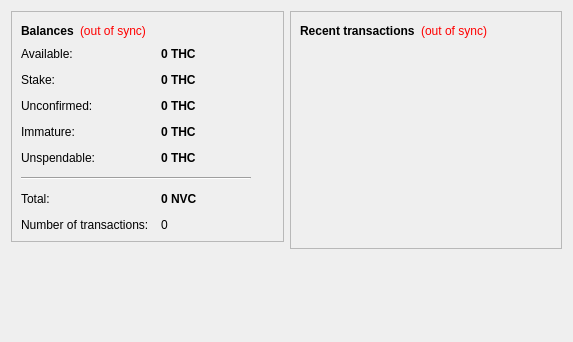
<?xml version="1.0" encoding="UTF-8"?>
<ui version="4.0">
 <class>OverviewPage</class>
 <widget class="QWidget" name="OverviewPage">
  <property name="geometry">
   <rect>
    <x>0</x>
    <y>0</y>
    <width>573</width>
    <height>342</height>
   </rect>
  </property>
  <property name="windowTitle">
   <string>Form</string>
  </property>
  <layout class="QHBoxLayout" name="horizontalLayout" stretch="1,1">
   <item>
    <layout class="QVBoxLayout" name="verticalLayout_2">
     <item>
      <widget class="QFrame" name="frame">
       <property name="frameShape">
        <enum>QFrame::StyledPanel</enum>
       </property>
       <property name="frameShadow">
        <enum>QFrame::Raised</enum>
       </property>
       <layout class="QVBoxLayout" name="verticalLayout_4">
        <item>
         <layout class="QHBoxLayout" name="horizontalLayout_4">
          <item>
           <widget class="QLabel" name="label_5">
            <property name="font">
             <font>
              <weight>75</weight>
              <bold>true</bold>
             </font>
            </property>
            <property name="text">
             <string>Balances</string>
            </property>
           </widget>
          </item>
          <item>
           <widget class="QLabel" name="labelWalletStatus">
            <property name="toolTip">
             <string>The displayed information may be out of date. Your wallet automatically synchronizes with the Hempcoin network after a connection is established, but this process has not completed yet.</string>
            </property>
            <property name="styleSheet">
             <string notr="true">QLabel { color: red; }</string>
            </property>
            <property name="text">
             <string notr="true">(out of sync)</string>
            </property>
            <property name="alignment">
             <set>Qt::AlignLeading|Qt::AlignLeft|Qt::AlignVCenter</set>
            </property>
           </widget>
          </item>
          <item>
           <spacer name="horizontalSpacer_2">
            <property name="orientation">
             <enum>Qt::Horizontal</enum>
            </property>
            <property name="sizeHint" stdset="0">
             <size>
              <width>40</width>
              <height>20</height>
             </size>
            </property>
           </spacer>
          </item>
         </layout>
        </item>
        <item>
         <layout class="QFormLayout" name="formLayout_2">
          <property name="fieldGrowthPolicy">
           <enum>QFormLayout::AllNonFixedFieldsGrow</enum>
          </property>
          <property name="horizontalSpacing">
           <number>12</number>
          </property>
          <property name="verticalSpacing">
           <number>12</number>
          </property>
          <item row="0" column="0">
           <widget class="QLabel" name="labelAvailableText">
            <property name="toolTip">
             <string>Your current available balance</string>
            </property>
            <property name="text">
             <string>Available:</string>
            </property>
           </widget>
          </item>
          <item row="0" column="1">
           <widget class="QLabel" name="labelAvailable">
            <property name="font">
             <font>
              <weight>75</weight>
              <bold>true</bold>
             </font>
            </property>
            <property name="cursor">
             <cursorShape>IBeamCursor</cursorShape>
            </property>
            <property name="toolTip">
             <string>Your current available balance</string>
            </property>
            <property name="text">
             <string notr="true">0 THC</string>
            </property>
            <property name="alignment">
             <set>Qt::AlignLeading|Qt::AlignLeft|Qt::AlignVCenter</set>
            </property>
            <property name="textInteractionFlags">
             <set>Qt::LinksAccessibleByMouse|Qt::TextSelectableByKeyboard|Qt::TextSelectableByMouse</set>
            </property>
           </widget>
          </item>
          <item row="1" column="0">
           <widget class="QLabel" name="label_6">
            <property name="toolTip">
             <string>Total of coins that was staked, and do not yet count toward the current balance</string>
            </property>
            <property name="text">
             <string>Stake:</string>
            </property>
           </widget>
          </item>
          <item row="1" column="1">
           <widget class="QLabel" name="labelStake">
            <property name="font">
             <font>
              <weight>75</weight>
              <bold>true</bold>
             </font>
            </property>
            <property name="cursor">
             <cursorShape>IBeamCursor</cursorShape>
            </property>
            <property name="toolTip">
             <string>Total of coins that was staked, and do not yet count toward the current balance</string>
            </property>
            <property name="text">
             <string notr="true">0 THC</string>
            </property>
            <property name="alignment">
             <set>Qt::AlignLeading|Qt::AlignLeft|Qt::AlignVCenter</set>
            </property>
            <property name="textInteractionFlags">
             <set>Qt::LinksAccessibleByMouse|Qt::TextSelectableByKeyboard|Qt::TextSelectableByMouse</set>
            </property>
           </widget>
          </item>
          <item row="2" column="0">
           <widget class="QLabel" name="label_3">
            <property name="toolTip">
             <string>Total of transactions that have yet to be confirmed, and do not yet count toward the current balance</string>
            </property>
            <property name="text">
             <string>Unconfirmed:</string>
            </property>
           </widget>
          </item>
          <item row="2" column="1">
           <widget class="QLabel" name="labelUnconfirmed">
            <property name="font">
             <font>
              <weight>75</weight>
              <bold>true</bold>
             </font>
            </property>
            <property name="cursor">
             <cursorShape>IBeamCursor</cursorShape>
            </property>
            <property name="toolTip">
             <string>Total of transactions that have yet to be confirmed, and do not yet count toward the current balance</string>
            </property>
            <property name="text">
             <string notr="true">0 THC</string>
            </property>
            <property name="alignment">
             <set>Qt::AlignLeading|Qt::AlignLeft|Qt::AlignVCenter</set>
            </property>
            <property name="textInteractionFlags">
             <set>Qt::LinksAccessibleByMouse|Qt::TextSelectableByKeyboard|Qt::TextSelectableByMouse</set>
            </property>
           </widget>
          </item>
          <item row="3" column="0">
           <widget class="QLabel" name="labelImmatureText">
            <property name="toolTip">
             <string>Mined balance that has not yet matured</string>
            </property>
            <property name="text">
             <string>Immature:</string>
            </property>
           </widget>
          </item>
          <item row="3" column="1">
           <widget class="QLabel" name="labelImmature">
            <property name="font">
             <font>
              <weight>75</weight>
              <bold>true</bold>
             </font>
            </property>
            <property name="toolTip">
             <string>Mined balance that has not yet matured</string>
            </property>
            <property name="text">
             <string notr="true">0 THC</string>
            </property>
            <property name="alignment">
             <set>Qt::AlignLeading|Qt::AlignLeft|Qt::AlignVCenter</set>
            </property>
            <property name="textInteractionFlags">
             <set>Qt::LinksAccessibleByMouse|Qt::TextSelectableByKeyboard|Qt::TextSelectableByMouse</set>
            </property>
           </widget>
          </item>
          <item row="4" column="0">
           <widget class="QLabel" name="labelBalanceWatchOnlyText">
            <property name="toolTip">
             <string>Your unspendable balance</string>
            </property>
            <property name="text">
             <string>Unspendable:</string>
            </property>
           </widget>
          </item>
          <item row="4" column="1">
           <widget class="QLabel" name="labelBalanceWatchOnly">
            <property name="font">
             <font>
              <weight>75</weight>
              <bold>true</bold>
             </font>
            </property>
            <property name="cursor">
             <cursorShape>IBeamCursor</cursorShape>
            </property>
            <property name="toolTip">
             <string>Your unspendable balance</string>
            </property>
            <property name="text">
             <string notr="true">0 THC</string>
            </property>
            <property name="alignment">
             <set>Qt::AlignLeading|Qt::AlignLeft|Qt::AlignVCenter</set>
            </property>
            <property name="textInteractionFlags">
             <set>Qt::LinksAccessibleByMouse|Qt::TextSelectableByKeyboard|Qt::TextSelectableByMouse</set>
            </property>
           </widget>
          </item>
          <item row="5" column="0" colspan="2">
           <widget class="Line" name="line">
            <property name="maximumSize">
             <size>
              <width>230</width>
              <height>16777215</height>
             </size>
            </property>
            <property name="orientation">
             <enum>Qt::Horizontal</enum>
            </property>
           </widget>
          </item>
          <item row="6" column="0">
           <widget class="QLabel" name="labelTotalText">
            <property name="toolTip">
             <string>Your current total balance</string>
            </property>
            <property name="text">
             <string>Total:</string>
            </property>
           </widget>
          </item>
          <item row="6" column="1">
           <widget class="QLabel" name="labelTotal">
            <property name="font">
             <font>
              <weight>75</weight>
              <bold>true</bold>
             </font>
            </property>
            <property name="toolTip">
             <string>Your current total balance</string>
            </property>
            <property name="text">
             <string notr="true">0 NVC</string>
            </property>
            <property name="alignment">
             <set>Qt::AlignLeading|Qt::AlignLeft|Qt::AlignVCenter</set>
            </property>
            <property name="textInteractionFlags">
             <set>Qt::LinksAccessibleByMouse|Qt::TextSelectableByKeyboard|Qt::TextSelectableByMouse</set>
            </property>
           </widget>
          </item>
          <item row="7" column="0">
           <widget class="QLabel" name="label_2">
            <property name="toolTip">
             <string>Total number of transactions in wallet</string>
            </property>
            <property name="text">
             <string>Number of transactions:</string>
            </property>
           </widget>
          </item>
          <item row="7" column="1">
           <widget class="QLabel" name="labelNumTransactions">
            <property name="toolTip">
             <string>Total number of transactions in wallet</string>
            </property>
            <property name="text">
             <string notr="true">0</string>
            </property>
           </widget>
          </item>
         </layout>
        </item>
       </layout>
      </widget>
     </item>
     <item>
      <spacer name="verticalSpacer">
       <property name="orientation">
        <enum>Qt::Vertical</enum>
       </property>
       <property name="sizeHint" stdset="0">
        <size>
         <width>20</width>
         <height>40</height>
        </size>
       </property>
      </spacer>
     </item>
     <item>
      <widget class="QLabel" name="label_6">
       <property name="text">
        <string/>
       </property>
       <property name="pixmap">
        <pixmap resource="../bitcoin.qrc">:/images/logo</pixmap>
       </property>
       <property name="scaledContents">
        <bool>false</bool>
       </property>
       <property name="alignment">
        <set>Qt::AlignCenter</set>
       </property>
       <property name="margin">
        <number>-2</number>
       </property>
      </widget>
     </item>
    </layout>
   </item>
   <item>
    <layout class="QVBoxLayout" name="verticalLayout_3">
     <item>
      <widget class="QFrame" name="frame_2">
       <property name="frameShape">
        <enum>QFrame::StyledPanel</enum>
       </property>
       <property name="frameShadow">
        <enum>QFrame::Raised</enum>
       </property>
       <layout class="QVBoxLayout" name="verticalLayout">
        <item>
         <layout class="QHBoxLayout" name="horizontalLayout_2">
          <item>
           <widget class="QLabel" name="label_4">
            <property name="text">
             <string>&lt;b&gt;Recent transactions&lt;/b&gt;</string>
            </property>
           </widget>
          </item>
          <item>
           <widget class="QLabel" name="labelTransactionsStatus">
            <property name="toolTip">
             <string>The displayed information may be out of date. Your wallet automatically synchronizes with the Hempcoin network after a connection is established, but this process has not completed yet.</string>
            </property>
            <property name="styleSheet">
             <string notr="true">QLabel { color: red; }</string>
            </property>
            <property name="text">
             <string notr="true">(out of sync)</string>
            </property>
            <property name="alignment">
             <set>Qt::AlignRight|Qt::AlignTrailing|Qt::AlignVCenter</set>
            </property>
           </widget>
          </item>
          <item>
           <spacer name="horizontalSpacer">
            <property name="orientation">
             <enum>Qt::Horizontal</enum>
            </property>
            <property name="sizeHint" stdset="0">
             <size>
              <width>40</width>
              <height>20</height>
             </size>
            </property>
           </spacer>
          </item>
         </layout>
        </item>
        <item>
         <widget class="QListView" name="listTransactions">
          <property name="styleSheet">
           <string notr="true">QListView { background: transparent; }</string>
          </property>
          <property name="frameShape">
           <enum>QFrame::NoFrame</enum>
          </property>
          <property name="verticalScrollBarPolicy">
           <enum>Qt::ScrollBarAlwaysOff</enum>
          </property>
          <property name="horizontalScrollBarPolicy">
           <enum>Qt::ScrollBarAlwaysOff</enum>
          </property>
          <property name="selectionMode">
           <enum>QAbstractItemView::NoSelection</enum>
          </property>
         </widget>
        </item>
       </layout>
      </widget>
     </item>
     <item>
      <spacer name="verticalSpacer_2">
       <property name="orientation">
        <enum>Qt::Vertical</enum>
       </property>
       <property name="sizeHint" stdset="0">
        <size>
         <width>20</width>
         <height>40</height>
        </size>
       </property>
      </spacer>
     </item>
     <item>
      <layout class="QHBoxLayout" name="horizontalLayout_3">
       <item>
        <spacer name="horizontalSpacer_3">
         <property name="orientation">
          <enum>Qt::Horizontal</enum>
         </property>
         <property name="sizeHint" stdset="0">
          <size>
           <width>40</width>
           <height>20</height>
          </size>
         </property>
        </spacer>
       </item>
       <item>
        <widget class="QLabel" name="label_7">
         <property name="text">
          <string/>
         </property>
         <property name="pixmap">
          <pixmap resource="../bitcoin.qrc">:/images/res/images/hmp_weblogo.png</pixmap>
         </property>
        </widget>
       </item>
      </layout>
     </item>
    </layout>
   </item>
  </layout>
 </widget>
 <resources>
  <include location="../bitcoin.qrc"/>
 </resources>
 <connections/>
</ui>
